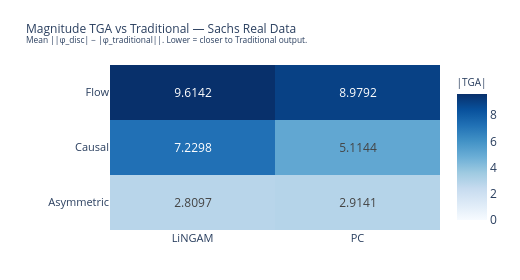

Write notebook code for a chart like this one.
### Code cell
# ── 8b: Magnitude TGA vs Traditional heatmap (≥ 0, Blues) ──────────────────
pivot_tga_scratch = df_tga_scratch.pivot_table(
    index="Method", columns="Graph", values="MeanTGA"
)

fig_tga_scratch = go.Figure(go.Heatmap(
    z            = pivot_tga_scratch.values,
    x            = pivot_tga_scratch.columns.tolist(),
    y            = pivot_tga_scratch.index.tolist(),
    colorscale   = "Blues",
    zmin=0, zmax=float(np.nanmax(pivot_tga_scratch.values)),
    text         = [[f"{v:.4f}" if not np.isnan(v) else "—" for v in row]
                    for row in pivot_tga_scratch.values],
    texttemplate = "%{text}",
    textfont     = dict(size=12),
    colorbar     = dict(title=dict(text="|TGA|", font=dict(size=10))),
    hovertemplate="<b>%{y}</b> — %{x}<br>|TGA|=%{z:.4f}<extra></extra>",
))
fig_tga_scratch.update_layout(
    title=dict(
        text="Magnitude TGA vs Traditional — Sachs Real Data<br>"
             "<sup>Mean ||\u03c6_disc| − |\u03c6_traditional||. Lower = closer to Traditional output.</sup>",
        font=dict(size=12),
    ),
    height=280, width=520,
    margin=dict(l=110, r=80, t=65, b=50),
    xaxis=dict(tickfont=dict(size=11)),
    yaxis=dict(tickfont=dict(size=11)),
)
fig_tga_scratch.show()

### Figure 1 — Plotly figure (JSON) as saved in the notebook; plotly's stock layout.template omitted (floating-point values rounded to 4 significant figures)
{"data": [{"colorbar": {"title": {"font": {"size": 10}, "text": "|TGA|"}}, "colorscale": [[0, "rgb(247,251,255)"], [0.125, "rgb(222,235,247)"], [0.25, "rgb(198,219,239)"], [0.375, "rgb(158,202,225)"], [0.5, "rgb(107,174,214)"], [0.625, "rgb(66,146,198)"], [0.75, "rgb(33,113,181)"], [0.875, "rgb(8,81,156)"], [1, "rgb(8,48,107)"]], "hovertemplate": "<b>%{y}</b> — %{x}<br>|TGA|=%{z:.4f}<extra></extra>", "text": [["2.8097", "2.9141"], ["7.2298", "5.1144"], ["9.6142", "8.9792"]], "textfont": {"size": 12}, "texttemplate": "%{text}", "type": "heatmap", "x": ["LiNGAM", "PC"], "y": ["Asymmetric", "Causal", "Flow"], "z": [[2.81, 2.914], [7.23, 5.114], [9.614, 8.979]], "zmax": 9.614, "zmin": 0}], "layout": {"height": 280, "margin": {"b": 50, "l": 110, "r": 80, "t": 65}, "title": {"font": {"size": 12}, "text": "Magnitude TGA vs Traditional — Sachs Real Data<br><sup>Mean ||φ_disc| − |φ_traditional||. Lower = closer to Traditional output.</sup>"}, "width": 520, "xaxis": {"tickfont": {"size": 11}}, "yaxis": {"tickfont": {"size": 11}}}}
